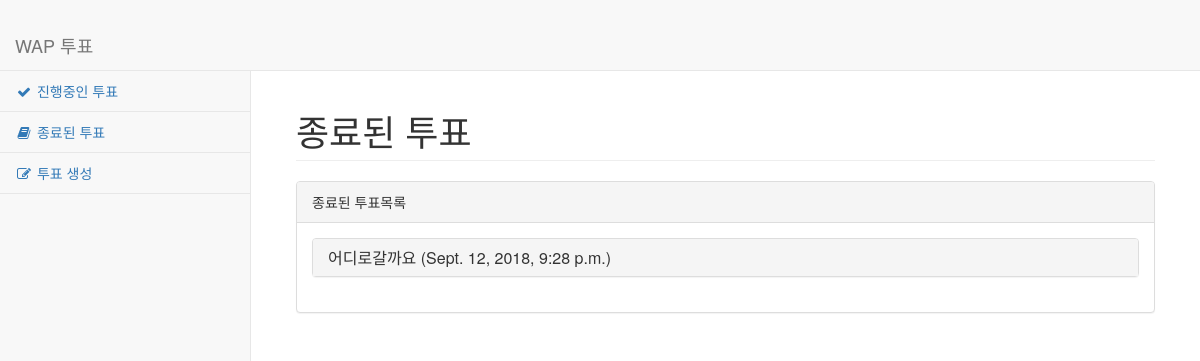
The app's page /endsurvey/, older data.
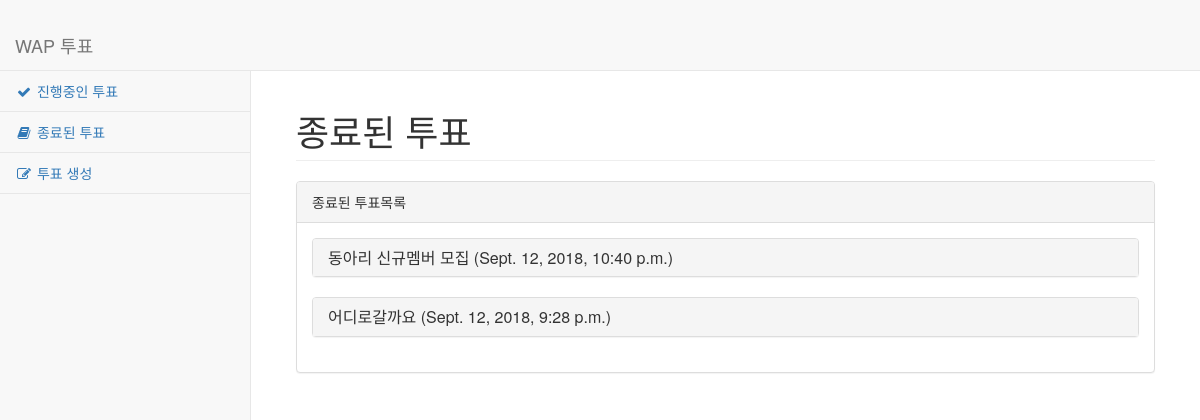
The same page, newer data.
### WapChatbot/models.py (models this page shows, shortened)
class Question(models.Model):
    question_subject = models.CharField(max_length=300) # 투표 제목
    question_make_name = models.CharField(max_length=100) # 투표 생성자 이름
    question_info = models.CharField(max_length=600) # 투표 설명
    question_flag = models.BooleanField() # 투표 종료 여부
    question_overlap = models.BooleanField() # 투표 중복 여부
    question_pub_date = models.DateTimeField('date published') # 투표 생성일

### WapChatbot/views.py (the view)
# urls.py: path('endsurvey/',views.endsurvey, name='endsurvey'), # 투표 종료
def endsurvey(request):
    question_list = Question.objects.order_by('-question_pub_date')
    show_question_list = []
    for question in question_list:
        if question.question_flag is True and len(show_question_list) < 10:
            show_question_list.append(question)
    context_list = []
    for q in show_question_list:
        choice_list = []
        choice_list.append(['목록','득표'])
        for q2 in q.choice_set.all():
            choice_list.append([q2.choice_text, q2.votes])
        context_list.append(choice_list)
    return render(request, 'endsurvey.html', {'question_list':show_question_list,
                                              'context_list':context_list})

### templates/endsurvey.html (shortened to what this page needs)
﻿<!DOCTYPE html>
<html lang="ko">
<head>
    <link href="/static/vendor/bootstrap/css/bootstrap.min.css" rel="stylesheet">
    <link href="/static/vendor/bootstrap/css/awesome-bootstrap-checkbox.css" rel="stylesheet">
    <link href="/static/vendor/metisMenu/metisMenu.min.css" rel="stylesheet">
    <link href="/static/dist/css/sb-admin-2.css" rel="stylesheet">
    <link href="/static/vendor/font-awesome/css/font-awesome.min.css" rel="stylesheet" type="text/css">
</head>
<body>
    {% extends "nav.html" %}
    {% block content %}
    <div id="page-wrapper">
        <div class="container-fluid">
            <div class="row">
                <div class="col-lg-12">
                    <h1 class="page-header">종료된 투표</h1>
                    <div class="panel panel-default">
                        <div class="panel-heading">
                            종료된 투표목록
                        </div>
                        <div class="panel-body">
                            {% for question in question_list %}
                                <div class="panel-group" id="accordion{{ question.id }}">
                                    <div class="panel panel-default">
                                        <div class="panel-heading">
                                            <h4 class="panel-title">
                                                <a data-toggle="collapse" data-parent="#accordion{{ question.id }}" href="#collapse{{ question.id }}"> {{ question.question_subject }} ({{ question.question_pub_date }})</a>
                                            </h4>
                                        </div>
                                    </div>
                                </div>
                            {%  endfor %}
                        </div>
                    </div>
                </div>
            </div>
        </div>
    </div>
    {% endblock %}

### templates/nav.html (shortened to what this page needs)
﻿<!DOCTYPE html>
<html lang="ko">
<head>
    <link href="/static/vendor/bootstrap/css/bootstrap.min.css" rel="stylesheet">
    <link href="/static/vendor/bootstrap/css/awesome-bootstrap-checkbox.css" rel="stylesheet">
    <link href="/static/vendor/metisMenu/metisMenu.min.css" rel="stylesheet">
    <link href="/static/dist/css/sb-admin-2.css" rel="stylesheet">
    <link href="/static/vendor/font-awesome/css/font-awesome.min.css" rel="stylesheet" type="text/css">
</head>
<body>
    <nav class="navbar navbar-default navbar-static-top" role="navigation" style="margin-bottom: 0">
        <div class="navbar-header">
            <a class="navbar-brand" href="/">WAP 투표</a>
        </div>
        <div class="navbar-default sidebar" role="navigation">
            <div class="sidebar-nav navbar-collapse">
                <ul class="nav" id="side-menu">
                    <li>
                        <a href="/onsurvey"><i class="fa fa-check fa-fw"></i> 진행중인 투표</a>
                    </li>
                    <li>
                        <a href="/endsurvey"><i class="fa fa-book fa-fw"></i> 종료된 투표</a>
                    </li>
                    <li>
                        <a href="/makesurvey"><i class="fa fa-edit fa-fw"></i> 투표 생성</a>
                    </li>
                </ul>
            </div>
        </div>
    </nav>
    {% block content %}{% endblock %}
</body>
</html>

Row changes from the older to the newer data that the page shows:
added Question: question_subject "동아리 신규멤버 모집", question_pub_date "Sept. 12, 2018, 10:40 p.m."
